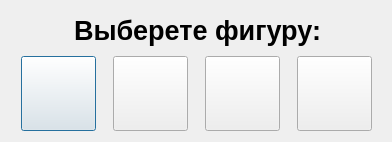
<?xml version="1.0" encoding="UTF-8"?>
<ui version="4.0">
 <class>PromoutPawnDialog</class>
 <widget class="QDialog" name="PromoutPawnDialog">
  <property name="geometry">
   <rect>
    <x>0</x>
    <y>0</y>
    <width>392</width>
    <height>142</height>
   </rect>
  </property>
  <property name="windowTitle">
   <string>Выберете фигуру</string>
  </property>
  <widget class="QWidget" name="verticalLayoutWidget">
   <property name="geometry">
    <rect>
     <x>10</x>
     <y>10</y>
     <width>375</width>
     <height>121</height>
    </rect>
   </property>
   <layout class="QVBoxLayout" name="verticalLayout">
    <item>
     <widget class="QLabel" name="label">
      <property name="font">
       <font>
        <pointsize>20</pointsize>
        <weight>75</weight>
        <bold>true</bold>
       </font>
      </property>
      <property name="text">
       <string>Выберете фигуру:</string>
      </property>
      <property name="alignment">
       <set>Qt::AlignCenter</set>
      </property>
     </widget>
    </item>
    <item>
     <layout class="QHBoxLayout" name="horizontalLayout">
      <item>
       <widget class="QPushButton" name="button_queen">
        <property name="sizePolicy">
         <sizepolicy hsizetype="Fixed" vsizetype="Fixed">
          <horstretch>0</horstretch>
          <verstretch>0</verstretch>
         </sizepolicy>
        </property>
        <property name="minimumSize">
         <size>
          <width>75</width>
          <height>75</height>
         </size>
        </property>
        <property name="text">
         <string/>
        </property>
        <property name="iconSize">
         <size>
          <width>75</width>
          <height>75</height>
         </size>
        </property>
       </widget>
      </item>
      <item>
       <widget class="QPushButton" name="button_bishop">
        <property name="sizePolicy">
         <sizepolicy hsizetype="Fixed" vsizetype="Fixed">
          <horstretch>0</horstretch>
          <verstretch>0</verstretch>
         </sizepolicy>
        </property>
        <property name="minimumSize">
         <size>
          <width>75</width>
          <height>75</height>
         </size>
        </property>
        <property name="text">
         <string/>
        </property>
        <property name="iconSize">
         <size>
          <width>75</width>
          <height>75</height>
         </size>
        </property>
       </widget>
      </item>
      <item>
       <widget class="QPushButton" name="button_rook">
        <property name="sizePolicy">
         <sizepolicy hsizetype="Fixed" vsizetype="Fixed">
          <horstretch>0</horstretch>
          <verstretch>0</verstretch>
         </sizepolicy>
        </property>
        <property name="minimumSize">
         <size>
          <width>75</width>
          <height>75</height>
         </size>
        </property>
        <property name="text">
         <string/>
        </property>
        <property name="iconSize">
         <size>
          <width>75</width>
          <height>75</height>
         </size>
        </property>
       </widget>
      </item>
      <item>
       <widget class="QPushButton" name="button_knight">
        <property name="sizePolicy">
         <sizepolicy hsizetype="Fixed" vsizetype="Fixed">
          <horstretch>0</horstretch>
          <verstretch>0</verstretch>
         </sizepolicy>
        </property>
        <property name="minimumSize">
         <size>
          <width>75</width>
          <height>75</height>
         </size>
        </property>
        <property name="text">
         <string/>
        </property>
        <property name="iconSize">
         <size>
          <width>75</width>
          <height>75</height>
         </size>
        </property>
       </widget>
      </item>
     </layout>
    </item>
   </layout>
  </widget>
 </widget>
 <resources/>
 <connections/>
</ui>
